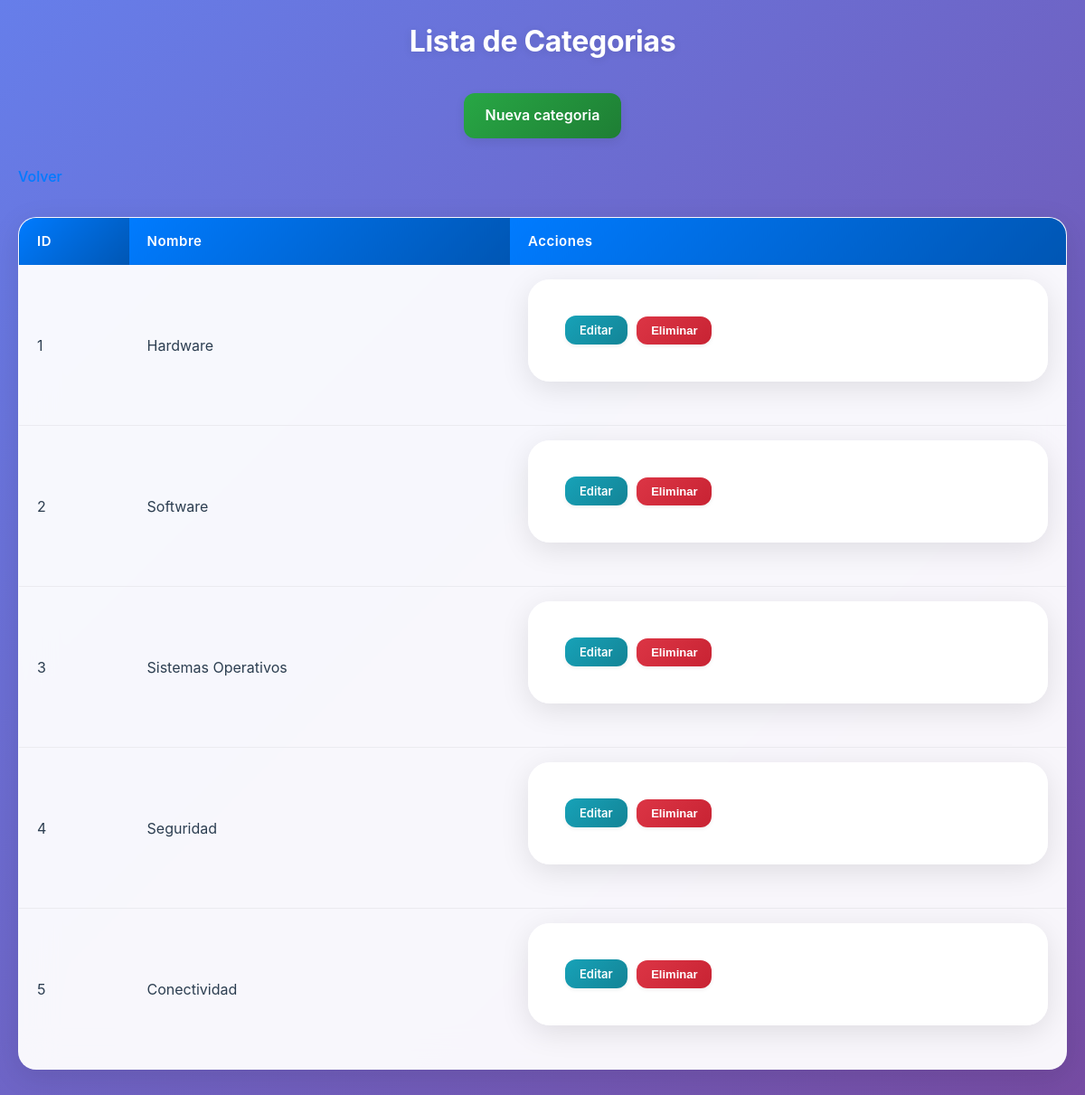
/src/php/listarCategoria.php (signed in), run on the app's committed database.
### tables this page shows
CREATE TABLE `categorias` (
  `id` int(11) NOT NULL,
  `nombre` varchar(200) NOT NULL
);

### src/php/clases/categoria.class.php (called while the page is built, shortened)
<?php
$categorias = Categoria::obtenerTodas();
class Categoria{
     public static function obtenerTodas(){
        $conexion = database::getInstance()->getConnection();
        $sql = "SELECT * FROM categorias";
        $stmt = $conexion->query($sql);
        return $stmt->fetchAll(PDO::FETCH_ASSOC);
     }
}
?>

### src/php/listarCategoria.php (the view, shortened to what this page needs)
<?php
require_once("clases/categoria.class.php");
$categorias = Categoria::obtenerTodas();
?>
<html>
<head>
    <link rel="stylesheet" type="text/css" href="../css/generico.css">
</head>
</html>
<h2 style="text-align: center;">Lista de Categorias</h2>
<div style="text-align: center; margin-bottom: 10px;">
    <a href="formAltaCategoria.php">Nueva categoria</a>
</div>
<a href="../../entrada.php">Volver</a>
<table>
    <tr>
        <th>ID</th>
        <th>Nombre</th>
        <th>Acciones</th>
    </tr>
    <?php foreach ($categorias as $categoria){ ?>
        <tr>
            <td><?= $categoria['id'] ?></td>
            <td><?= $categoria['nombre'] ?></td>
            <td>
                <form action="controller/categoria.controller.php" method="post">
                    <a href="formEditarCategoria.php?id=<?= $categoria['id'] ?>">Editar</a>
                    <input type="submit" onclick="return confirm('¿Está seguro de eliminar esta categoria')" value="Eliminar">
                </form>
            </td>
        </tr>
    <?php } ?>
</table>

### src/css/generico.css (style rules this page uses)
:root { --primary-color: #007bff; --primary-dark: #0056b3; --primary-light: #66b3ff; --accent-color: #28a745; --accent-dark: #1e7e34; --success-color: #28a745; --warning-color: #ffc107; --error-color: #dc3545; --info-color: #17a2b8; --gradient-primary: linear-gradient(135deg, #007bff 0%, #0056b3 100%); --gradient-success: linear-gradient(135deg, #28a745 0%, #1e7e34 100%); --gradient-danger: linear-gradient(135deg, #dc3545 0%, #c82333 100%); --gradient-info: linear-gradient(135deg, #17a2b8 0%, #138496 100%); --gradient-background: linear-gradient(135deg, #667eea 0%, #764ba2 100%); --text-primary: #2c3e50; --text-secondary: #6c757d; --text-light: #adb5bd; --text-white: #ffffff; --bg-primary: #ffffff; --bg-secondary: #f8f9fa; --bg-glass: rgba(255, 255, 255, 0.95); --bg-glass-light: rgba(255, 255, 255, 0.1); --shadow-sm: 0 2px 4px rgba(0, 0, 0, 0.06); --shadow-md: 0 4px 12px rgba(0, 0, 0, 0.08); --shadow-lg: 0 8px 25px rgba(0, 0, 0, 0.1); --shadow-xl: 0 12px 40px rgba(0, 0, 0, 0.12); --shadow-glass: 0 8px 32px rgba(0, 0, 0, 0.1); --border-radius: 12px; --border-radius-lg: 16px; --border-radius-xl: 20px; --border-radius-xxl: 24px; --transition: all 0.3s cubic-bezier(0.4, 0, 0.2, 1); --transition-bounce: all 0.3s cubic-bezier(0.68, -0.55, 0.27, 1.55); }
* { margin: 0; padding: 0; box-sizing: border-box; }
h1, h2, h3, h4, h5, h6 { font-weight: 700; text-align: center; margin-bottom: 2rem; color: var(--text-white); text-shadow: 0 2px 10px rgba(0, 0, 0, 0.1); }
h2 { font-size: clamp(24px, 3vw, 32px); margin-bottom: 1.5rem; letter-spacing: -0.3px; }
form { background: var(--bg-glass); backdrop-filter: blur(20px); -webkit-backdrop-filter: blur(20px); padding: 2.5rem; border-radius: var(--border-radius-xxl); border: 1px solid rgba(255, 255, 255, 0.2); box-shadow: var(--shadow-glass); margin-bottom: 2rem; transition: var(--transition); max-width: 800px; margin: 0 auto 2rem; }
input::placeholder, textarea::placeholder { color: var(--text-light); }
input[type="submit"], input[type="button"], input[type="reset"], button, a.button { background: var(--gradient-primary); color: white; border: none; padding: 14px 28px; font-size: 15px; font-weight: 600; border-radius: var(--border-radius); cursor: pointer; transition: var(--transition); text-align: center; text-decoration: none; display: inline-block; box-shadow: var(--shadow-md); margin-right: 8px; margin-bottom: 8px; }
table { width: 100%; border-collapse: collapse; margin: 2rem 0; background: var(--bg-glass); backdrop-filter: blur(20px); -webkit-backdrop-filter: blur(20px); border-radius: var(--border-radius-xl); overflow: hidden; box-shadow: var(--shadow-glass); border: 1px solid rgba(255, 255, 255, 0.2); }
th, td { padding: 16px 20px; text-align: left; border-bottom: 1px solid rgba(0, 0, 0, 0.05); }
th { background: var(--gradient-primary); color: white; font-weight: 600; font-size: 15px; letter-spacing: 0.5px; }
tr:last-child td { border-bottom: none; }
a { color: var(--primary-color); text-decoration: none; font-weight: 500; transition: var(--transition); }
td a[href*="Editar"], td a[href*="editar"] { background: var(--gradient-info) !important; color: white !important; padding: 8px 16px; font-size: 13px; border-radius: var(--border-radius); font-weight: 600; text-decoration: none; box-shadow: var(--shadow-sm); transition: var(--transition); margin-right: 6px; }
a[href*="formAlta"], a[href*="alta"], a[href*="nuevo"] { background: var(--gradient-success) !important; color: white !important; padding: 12px 24px; border-radius: var(--border-radius); font-weight: 600; text-decoration: none; box-shadow: var(--shadow-md); transition: var(--transition); display: inline-block; margin-bottom: 20px; }
input[type="submit"][onclick*="confirm"], button[onclick*="confirm"] { background: var(--gradient-danger) !important; padding: 8px 16px; font-size: 13px; border-radius: var(--border-radius); color: white; font-weight: 600; margin: 0; cursor: pointer; box-shadow: var(--shadow-sm); transition: var(--transition); }
div[style*="text-align: center"] { text-align: center; margin: 2rem 0; }
div[style*="text-align: center"] a { display: inline-block; padding: 12px 24px; background: var(--gradient-primary); color: white; border-radius: var(--border-radius); text-decoration: none; font-weight: 600; transition: var(--transition); box-shadow: var(--shadow-md); }

### data on the page
categorias: id "1", nombre "Hardware"
categorias: id "2", nombre "Software"
categorias: id "3", nombre "Sistemas Operativos"
categorias: id "4", nombre "Seguridad"
categorias: id "5", nombre "Conectividad"
